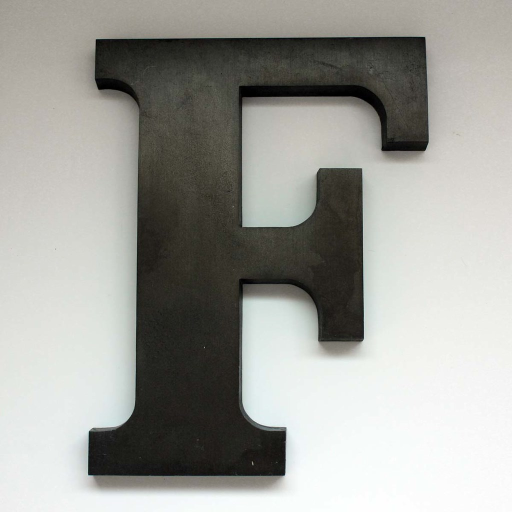
#> input picture prime numbers image generator/f.jpg, 1024 x 1024 px (shown at 1/2 size)
$ python new.py
#> lines starting #> are read from the running program, lines starting #| are printed output that depends on the picture
import cv2, numpy as np

image = cv2.imread('f.jpg', 0)
#> image: shape (1024, 1024); min 0, max 255, mean 159.3
height, width = image.shape[:2]
#> height = 1024; width = 1024
ratio = width / height
#> ratio = 1
new_height = int(85 / ratio)
#> new_height = 85
resized = cv2.resize(image, (85, new_height))
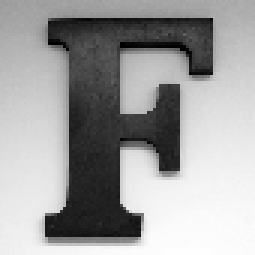
#> resized: shape (85, 85) (shown 3 times larger); min 0, max 254, mean 159.7

m_array = np.array(resized)
ascii_chars = '18'
ascii_art = ''

for i in range(m_array.shape[0]):
    for j in range(m_array.shape[1]):
        index = int(m_array[i, j] / 128)
        if index >= len(ascii_chars):
            index = len(ascii_chars) - 1
        ascii_art += (ascii_chars[index])
    ascii_art += '\n'

filename = input('Enter file name: ')
#> the answer given: f.jpg
with open(filename, 'w') as file:
    file.write(ascii_art)

$ run again, with prime numbers image generator/HappyFish.jpg copied over prime numbers image generator/f.jpg
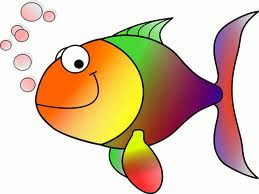
#> input picture prime numbers image generator/HappyFish.jpg, 259 x 194 px
#> `image = cv2.imread('f.jpg', 0)`:
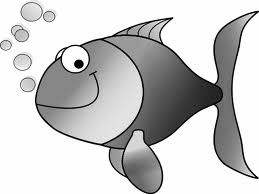
#> image: shape (194, 259); min 0, max 255, mean 200.4
#> `resized = cv2.resize(image, (85, new_height))`:
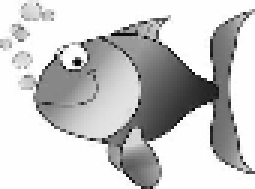
#> resized: shape (63, 85) (shown 3 times larger); min 4, max 255, mean 200.4
